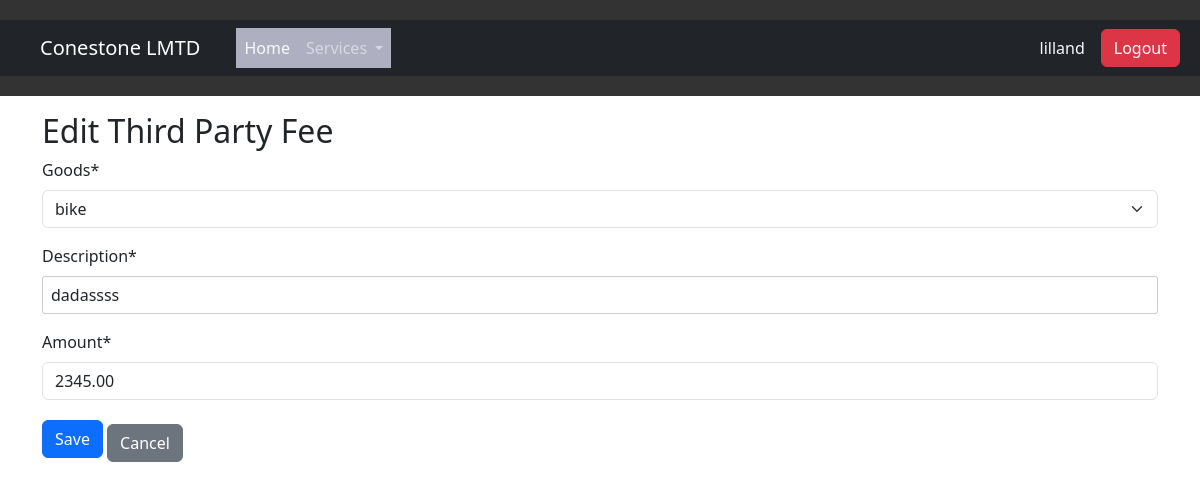
Screenshot of /third-party-fees/1/edit/ (signed in) with the database file from the repository.
### ConerstoneLimmited/models.py (models this page shows, shortened)
class ThirdPartyFees(models.Model):
    third_party_fee_id = models.CharField(max_length=20, unique=True)
    goods = models.ForeignKey(Goods, on_delete=models.CASCADE)
    description = models.CharField(max_length=100)
    amount = models.DecimalField(max_digits=10, decimal_places=2)
    payer = models.ForeignKey(User,  on_delete=models.CASCADE )

### ConerstoneLimmited/views.py (the view)
# urls.py: path('third-party-fees/<str:third_party_fee_id>/edit/', views.create_or_update_third_party_fee,
@login_required
def create_or_update_third_party_fee(request, third_party_fee_id=None):
    user =request.user
    if third_party_fee_id:
        third_party_fee = get_object_or_404(ThirdPartyFees, third_party_fee_id=third_party_fee_id)
        if request.user != third_party_fee.payer:
            raise PermissionDenied("You don't have permission to edit this third-party fee.")
    else:
        third_party_fee = None
    if request.method == 'POST':
        form = ThirdPartyFeesForm(user,request.POST, instance=third_party_fee , request =request)
        if form.is_valid():
            new_third_party_fee = form.save()
            new_third_party_fee.payer = request.user
            new_third_party_fee.save()
            messages.success(request, 'Third-Party Fee saved successfully.')
            return redirect('third_party_fees_list')
    else:
        form = ThirdPartyFeesForm(user,instance=third_party_fee ,request=request)
    return render(request, 'create_or_update_third_party_fee.html', {'form': form, 'third_party_fee': third_party_fee})

### ConerstoneLimmited/forms.py
class ThirdPartyFeesForm(forms.ModelForm):
    class Meta:
        model = ThirdPartyFees
        fields = '__all__'

### ConerstoneLimmited/models.py (called while the page is built)
    def __str__(self):
        return self.name

### ConerstoneLimmited/templates/create_or_update_third_party_fee.html (shortened to what this page needs)
{% extends 'base.html' %}
{% load crispy_forms_tags %}
{% load bootstrap5 %}
{% block content %}
<div class="container mt-3">
  <h2>{% if third_party_fee %}Edit{% else %}Create{% endif %} Third Party Fee</h2>
  <form method="post" action="{% if third_party_fee %}{% url 'edit_third_party_fee' third_party_fee_id=third_party_fee.third_party_fee_id %}{% else %}{% url 'create_third_party_fee' %}{% endif %}">
    {{ form|crispy }}
    <button type="submit" class="btn btn-primary">Save </button>
     <a href="{% url 'third_party_fees_list' %}" class="btn btn-secondary mt-2">Cancel</a>
  </form>
</div>
{% endblock %}

### ConerstoneLimmited/templates/base.html (shortened to what this page needs)
{% load static %}
{% load crispy_forms_tags %}
{% load bootstrap5 %}
{% bootstrap_css %}
<!DOCTYPE html>
<html lang="en">
<head>
  <link rel="stylesheet" href="{% static 'css/style.css' %}">
  <link rel="stylesheet" href="{% static 'css/index.css' %}">
  <link href="https://cdn.jsdelivr.net/npm/bootstrap@5.3.2/dist/css/bootstrap.min.css" rel="stylesheet">
  <link rel="stylesheet" href="{% static 'css/bootstrap-datepicker.min.css' %}">
  <link rel="stylesheet" href="https://cdn.jsdelivr.net/npm/bootstrap@4.3.1/dist/css/bootstrap.min.css">
<link href="https://cdn.jsdelivr.net/npm/bootstrap@5.3.2/dist/css/bootstrap.min.css" rel="stylesheet">
</head>
<header>
  <nav class="navbar navbar-expand-lg navbar-dark bg-dark p-2">
    <div class="container-fluid">
      <a class="navbar-brand" href="{% url 'home' %}">Conestone LMTD</a>
      {% if user.is_authenticated %}
        <ul class="navbar-nav me-auto mb-2 mb-lg-0">
          <li class="nav-item"><a class="nav-link text-light" href="{% url 'home' %}">Home</a></li>
          <li class="nav-item dropdown">
            <a class="nav-link dropdown-toggle"  id="navbarDropdown" role="button" data-bs-toggle="dropdown" aria-haspopup="true" aria-expanded="false">
              Services
            </a>
          </li>
        </ul>
        <div class="d-flex">
          <p class="text-light me-3 my-auto">{{ user.username }}</p>
          <a href="{% url 'logout' %}" class="btn btn-danger">Logout</a>
        </div>
      {% else %}
        <a href="{% url 'login' %}" class="btn btn-primary me-3">Login</a>
        <a href="admin" class="btn btn-primary me-3">Admin</a>
        <a href="{% url 'signup' %}" class="btn btn-success">Signup</a>
      {% endif %}
    </div>
  </nav>
</header>
<body class="">
  {% block content %}{% endblock content %}
  </body>
</html>

### ConerstoneLimmited/static/css/style.css (style rules this page uses)
input[type="text"], input[type="password"], input[type="radio"] { width: 100%; padding: 8px; border-radius: 3px; border: 1px solid #ccc; }
button { padding: 10px 20px; background-color: #007bff; color: #fff; border: none; border-radius: 3px; cursor: pointer; }
a { text-decoration: none; text-decoration-line: none; text-underline-position: none; color: #00eeff; }

### ConerstoneLimmited/static/css/index.css (style rules this page uses)
body { font-family: 'Arial', sans-serif; margin: 0; padding: 0; box-sizing: border-box; width: 100%; }
header { text-align: center; padding: 20px 0; background-color: #333; color: #fff; }
nav ul { list-style: none; padding: 0; margin: 0; background-color: #aeb0c1; overflow: hidden; }
nav li { float: left; }
a { text-decoration:none }
nav a { display: block; padding: 15px 20px; text-decoration: none; color: #333; }

### rows the page displays
ThirdPartyFees: goods "bike", description "dadassss", amount "2345.00"

### other values shown
{{ user.username }} "lilland"
